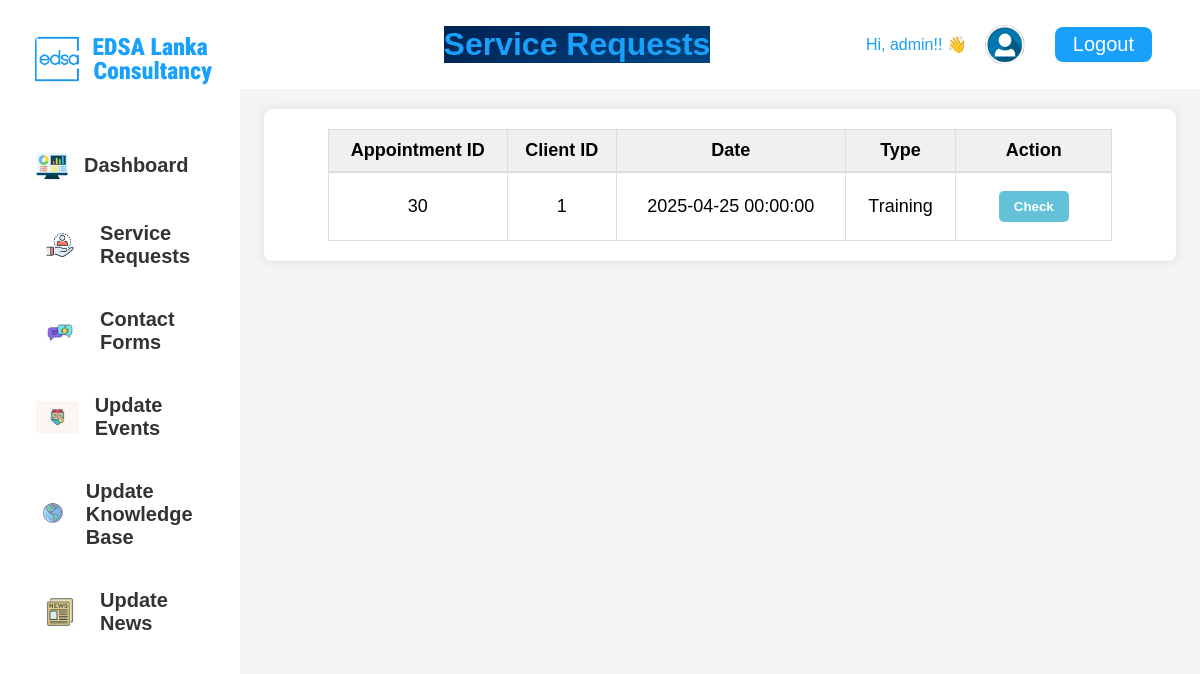
The app's page /companyworkers/servicerequest/servicerequest.php (signed in) with its own data.
### tables this page shows
CREATE TABLE `appointments` (
  `appointment_id` int(11) NOT NULL,
  `provider_id` int(11) DEFAULT NULL,
  `client_id` int(11) DEFAULT NULL,
  `appointment_date` datetime DEFAULT NULL,
  `status` varchar(255) DEFAULT NULL,
  `created_at` timestamp NOT NULL DEFAULT current_timestamp(),
  `service_type` varchar(100) NOT NULL,
  `message` varchar(1000) NOT NULL
);

### companyworkers/servicerequest/servicerequest.php (the view, shortened to what this page needs)
<?php
  $username = $_SESSION['username'];
?>
<!DOCTYPE html>
<html lang="en">
  <head>
    <link rel="stylesheet" href="style.css">
  </head>
  <body>
    <div class="container">
      <div class="sidebar">
        <div class="logo">
          <img src="../images/logo.png" alt="EDSA Lanka Consultancy Logo">
        </div>
        <ul class="menu">
          <li>
            <a href="../dashboard/dashboard.php">
              <button>
                <img src="../images/dashboard.png" alt="Dashboard">
                Dashboard
              </button>
            </a>
          </li>
          <li>
            <a href="servicerequest.php">
              <button>
                <img src="../images/service.jpg" alt="servicerequest">
                Service Requests
              </button>
            </a>
          </li>
          <li>
            <a href="../contactforums/contactforum.html">
              <button>
                <img src="../images/contact forms.jpg" alt="contactforms">
                Contact Forms
                </button>
            </a>
          </li>
          <li>
            <a href="../updateevents/updateevents.php">
              <button>
                <img src="../images/events.jpg" alt="events">
                Update Events
              </button>
            </a>
          </li>
          <li>
            <a href="../updateknowlgebase/initial.php">
              <button>
                <img src="../images/knowlegdebase.jpg" alt="knowldgedebase">
                Update Knowledge Base
              </button>
            </a>
          </li>
          <li>
            <a href="../updatenews/initial.php">
              <button>
                <img src="../images/news.jpg" alt="News">
                Update News
              </button>
            </a>
          </li>
        </ul>
      </div>
      <div class="main-wrapper">
        <div class=" navbar1">
          <div class="controls card1">
            <h1>Service Requests</h1>
          </div>
          <div class="profile">
            <p>Hi, <?php echo $username ?>!! 👋</p>
            <a href="../SP_Profile/Profile.html">
              <img src="../images/user.png" alt="Profile">
            </a>
          </div>
          <a href="../../Login/Logout.php" class="logout">Logout</a>
        </div>
        <div class="main-container">
          <div class="table-container">
            <table class="table">
              <thead>
                <tr>
                  <th>Appointment ID</th>
                  <th>Client ID</th>
                  <th>Date</th>
                  <th>Type</th>
                  <th>Action</th>
                </tr>
              </thead>
              <tbody>
                <?php
                $sql = "SELECT * FROM appointments WHERE status = 'Pending'";
                $result = mysqli_query($con, $sql);
                if ($result) {
                  while ($row = mysqli_fetch_assoc($result)) {
                    $appointment_id = $row['appointment_id'];
                    $client_id = $row['client_id'];
                    $appointment_date = $row['appointment_date'];
                    $service_type = $row['service_type'];
                    echo '<tr>
                      <td>' . $appointment_id . '</td>
                      <td>' . $client_id . '</td>
                      <td>' . $appointment_date . '</td>
                      <td>' . $service_type . '</td>
                      <td>
                        <button><a href="assign.php?update_id=' . $appointment_id . '">Check</a></button>
                      </td>
                    </tr>';
                  }
                }
                ?>
              </tbody>
            </table>
          </div>
        </div>
      </div>
    </div>
  </body>
</html>

### companyworkers/servicerequest/style.css (style rules this page uses)
* { margin: 0; padding: 0; box-sizing: border-box; }
body { font-family: Arial, sans-serif; background-color: #f4f4f4; min-height: 100vh; overflow-x: hidden; }
.container { display: flex; width: 100%; }
.sidebar { background-color: white; width: 20vw; padding: 3vh; display: flex; flex-direction: column; align-items: center; position: fixed; height: 100vh; }
.sidebar .logo img { width: 100%; max-width: 20vw; margin-bottom: 5vh; }
.menu { list-style: none; width: 100%; }
.menu li { margin-bottom: 2vh; }
.menu a { text-decoration: none; }
.menu button { display: flex; align-items: center; font-size: 2.5vh; font-weight: bold; width: 100%; padding: 1.5vh; color: #333; background-color: #fff; border: none; cursor: pointer; text-align: left; border-radius: 1vh; gap: 1vh; text-decoration: none; }
.menu img { width: auto; height: 4vh; object-fit: contain; margin-right: 1vh; }
.main-wrapper { width: 80vw; margin-left: 20vw; flex: 1; display: flex; flex-direction: column; overflow-x: hidden; }
.navbar1 { width: 80vw; background-color: white; color: #18A0FB; margin-left: 0; padding: 2vh 4vw; z-index: 2; display: flex; justify-content: flex-end; align-items: center; }
.navbar1 a { color: #18A0FB; text-decoration: none; font-size: 2.5vh; padding: 0.8vh 1.5vw; margin-left: 1.5vw; border-radius: 1vh; display: flex; align-items: center; justify-content: center; }
.navbar1 a img { max-width: 100%; max-height: 100%; width: 5vh; height: 5vh; border-radius: 50%; }
.profile { display: flex; align-items: center; margin-right: 1vw; }
.profile a { padding: 0; background-color: #fff; border: none; cursor: pointer; border-radius: 50%; width: 5vh; height: 5vh; display: flex; justify-content: center; align-items: center; }
.logout { background-color: #18A0FB; color: white !important; }
.main-container { padding: 20px; width: 95%; box-sizing: border-box; background: #fff; margin: 20px auto; border-radius: 8px; box-shadow: 0 0 10px rgba(0, 0, 0, 0.1); }
.controls { display: flex; flex-direction: column; justify-content: center; background-color: #fff; margin: 10px auto; }
.card1 { background-image: url("../images/sunset.jpg"); }
.table-container { width: 90%; overflow-x: auto; margin-bottom: 20px; margin: 0 auto; }
.table { width: 100%; border-collapse: collapse; min-width: 600px; font-size: 18px; text-align: left; }
.table th, .table td { padding: 12px 15px; text-align: left; border-bottom: 1px solid #ddd; border: 1px solid #ddd; text-align: center; vertical-align: middle; }
.table thead tr { background-color: #f8f9fa; border-bottom: 2px solid #ddd; }
.table thead th { background-color: #f0f0f0; color: rgb(0, 0, 0); padding: 10px; border: 1px solid #ddd; text-align: center; }
.table td button { padding: 6px 12px; background-color: transparent; border: none; margin: 0 5px; cursor: pointer; }
.table td button a { display: inline-block; padding: 8px 15px; text-decoration: none; color: white; font-weight: bold; border-radius: 5px; transition: background-color 0.3s, transform 0.3s; }
.table td button a[href*="assign.php"] { background-color: #63c2d7; }

### records on screen
appointments: appointment_id "30", client "1", appointment_date "2025-04-25 00:00:00", service_type "Training"

### other values on screen
$username "admin"
